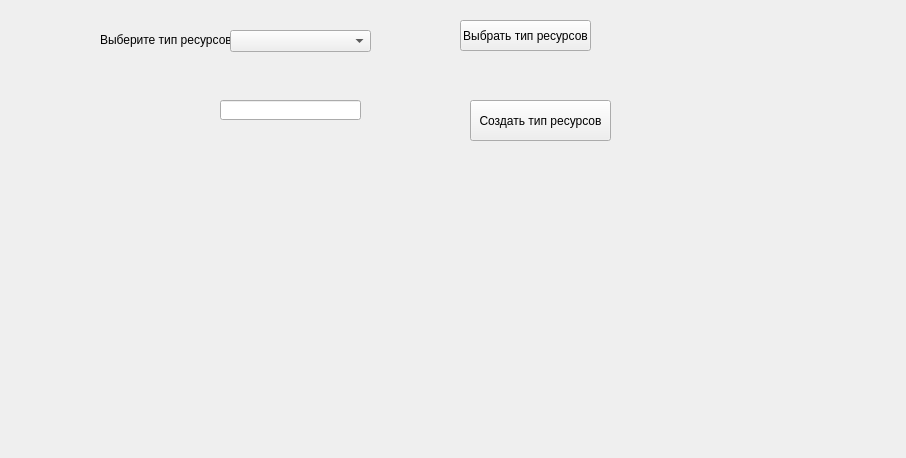
<?xml version="1.0" encoding="UTF-8"?>
<ui version="4.0">
 <class>formcreateresource</class>
 <widget class="QWidget" name="formcreateresource">
  <property name="geometry">
   <rect>
    <x>0</x>
    <y>0</y>
    <width>906</width>
    <height>458</height>
   </rect>
  </property>
  <property name="windowTitle">
   <string>Создание ресурса</string>
  </property>
  <widget class="QLabel" name="label">
   <property name="geometry">
    <rect>
     <x>100</x>
     <y>30</y>
     <width>131</width>
     <height>20</height>
    </rect>
   </property>
   <property name="text">
    <string>Выберите тип ресурсов</string>
   </property>
  </widget>
  <widget class="QComboBox" name="cmbTypes">
   <property name="geometry">
    <rect>
     <x>230</x>
     <y>30</y>
     <width>141</width>
     <height>22</height>
    </rect>
   </property>
  </widget>
  <widget class="QPushButton" name="pushButton">
   <property name="geometry">
    <rect>
     <x>460</x>
     <y>20</y>
     <width>131</width>
     <height>31</height>
    </rect>
   </property>
   <property name="text">
    <string>Выбрать тип ресурсов</string>
   </property>
  </widget>
  <widget class="QLineEdit" name="fldResName">
   <property name="geometry">
    <rect>
     <x>220</x>
     <y>100</y>
     <width>141</width>
     <height>20</height>
    </rect>
   </property>
  </widget>
  <widget class="QPushButton" name="pushButton_2">
   <property name="geometry">
    <rect>
     <x>470</x>
     <y>100</y>
     <width>141</width>
     <height>41</height>
    </rect>
   </property>
   <property name="text">
    <string>Создать тип ресурсов</string>
   </property>
  </widget>
 </widget>
 <resources/>
 <connections/>
</ui>
